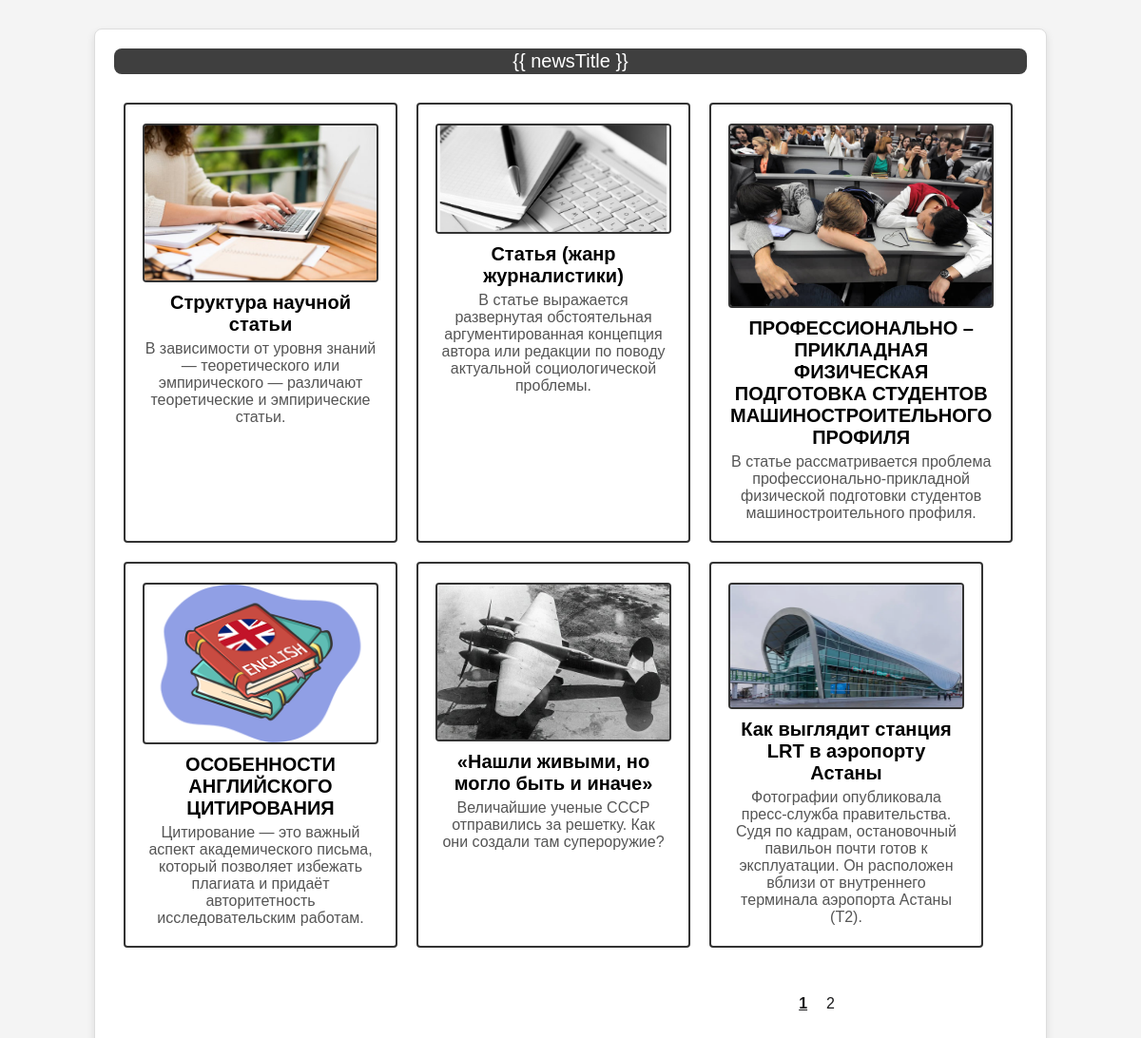
Screenshot of /public/main.php with the database file from the repository.
### tables this page shows
CREATE TABLE `newstb` (
  `id` int(11) NOT NULL AUTO_INCREMENT,
  `art_title` varchar(255) NOT NULL,
  `avtor` varchar(45) NOT NULL,
  `descr` varchar(255) NOT NULL,
  `article` longtext NOT NULL,
  `img` varchar(600) NOT NULL,
  `data` date DEFAULT NULL,
  `likes` int(11) DEFAULT 0,
  `views` int(11) DEFAULT 0,
  PRIMARY KEY (`id`)
);

### public/main.php (the view, shortened to what this page needs)
<!DOCTYPE html>
<html lang="en">
    <head>
        <link rel="stylesheet" type="text/css" href="../includes/css/main-style.css">
    </head>
    <body>
        <div class="center-container" id="app">
            <div class="newsTitle-text">
                <p>{{ newsTitle }}</p>
            </div>
            <div class="info-container">
                <?php
                    include '../config/db_config.php';
                    $articles_per_page = 6;
                    $current_page = isset($_GET['page']) ? (int) $_GET['page'] : 1;
                    $offset = ($current_page - 1) * $articles_per_page;
                    $total_sql = "SELECT COUNT(*) as total FROM newstb";
                    $total_result = $conn->query($total_sql);
                    $total_row = $total_result->fetch_assoc();
                    $total_articles = $total_row['total'];
                    $total_pages = ceil($total_articles / $articles_per_page);
                    $sql = "SELECT * FROM newstb ORDER BY id DESC LIMIT ?, ?";
                    $stmt = $conn->prepare($sql);
                    $stmt->bind_param("ii", $offset, $articles_per_page);
                    $stmt->execute();
                    $result = $stmt->get_result();
                    if ($result->num_rows > 0) {
                        while ($row = $result->fetch_assoc()) {
                            echo '<a href="news.php?id=' . $row['id'] . '" class="info-box ' . ($row['id'] % 3 == 0 ? 'right' : ($row['id'] % 3 == 1 ? 'left' : 'center')) . '">';
                            echo '    <div class="image-container">';
                            echo '        <img src="' . htmlspecialchars($row["img"]) . '" alt="Image ' . $row["id"] . '">';
                            echo '    </div>';
                            echo '    <div class="text-content">';
                            echo '        <div class="title">' . htmlspecialchars($row["art_title"]) . '</div>';
                            echo '        <div class="description">' . htmlspecialchars($row["descr"]) . '</div>';
                            echo '    </div>';
                            echo '</a>';
                        }
                    } else {
                        echo "0 results";
                    }
                ?>
            </div>
            <?php if ($total_pages > 1):  ?>
                <div class="pages-container">
                    <?php for ($i = 1; $i <= $total_pages; $i++): ?>
                    <a href="?page=<?php echo $i; ?>" <?php if ($i == $current_page)
                        echo 'class="active"'; ?>>
                        <?php echo $i; ?>
                    </a>
                    <?php endfor; ?>
                </div>
                <?php endif; ?>
        </div>
    </body>
</html>

### includes/css/main-style.css (style rules this page uses)
body { font-family: Arial, sans-serif; margin: 0; padding: 0; display: flex; flex-direction: column; align-items: center; min-height: 100vh; background-color: #f4f4f4; }
.center-container { width: 80%; max-width: 1200px; background-color: #fff; border: 1px solid #ddd; border-radius: 8px; padding: 20px; box-shadow: 0 4px 8px rgba(0, 0, 0, 0.1); margin: 30px auto; margin-bottom: 5px; }
.pages-container { display: flex; justify-content: flex-end; padding: 10px 0; margin: 20px auto; width: 80%; max-width: 1200px; margin-top: 5px; margin: 0px; }
.pages-container a { margin: 0px; text-decoration: none; color: #19191a; padding: 10px; }
.pages-container a.active { font-weight: bold; text-decoration: underline; }
.newsTitle-text { text-align: center; margin-bottom: 20px; padding: 2px; background-color: #3f3f3f; color: #fff; border-radius: 8px; }
.newsTitle-text p { font-size: 20px; margin: 0; }
.info-container { display: flex; flex-wrap: wrap; justify-content: flex-start; margin: 20px 0; }
.info-box { flex: 0 0 30%; margin: 10px; padding: 20px; background-color: #eaeaea; border-radius: 4px; border: 2px solid #333; display: flex; flex-direction: column; align-items: center; text-align: center; }
a { text-decoration: none; color: inherit; }
.image-container { width: 100%; margin-bottom: 10px; display: flex; justify-content: center; align-items: center; }
.image-container img { max-width: 100%; height: auto; border: 2px solid #333; border-radius: 4px; }
.text-content { display: flex; flex-direction: column; align-items: center; text-align: center; }
.title { font-size: 20px; font-weight: bold; margin-bottom: 5px; }
.description { font-size: 16px; color: #555; }
.info-box.left { background-color: #fff; }
.info-box.center { background-color: #fff; }
.info-box.right { background-color: #fff; }
.info-box { box-sizing: border-box; }
.info-box.left, .info-box.center, .info-box.right { background-color: #fff; }

### rows the page displays
newstb: img (picture), art_title "Структура научной статьи", descr "В зависимости от уровня знаний — теоретического или эмпириче­ского — различают теоретические и эмпирические статьи."
newstb: img (picture), art_title "Статья (жанр журналистики)", descr "В статье выражается развернутая обстоятельная аргументированная концепция автора или редакции по поводу актуальной социологической проблемы."
newstb: img (picture), art_title "ПРОФЕССИОНАЛЬНО – ПРИКЛАДНАЯ ФИЗИЧЕСКАЯ ПОДГОТОВКА СТУДЕНТОВ МАШИНОСТРОИТЕЛЬНОГО ПРОФИЛЯ", descr "В статье рассматривается проблема профессионально-прикладной физической подготовки студентов машиностроительного профиля."
newstb: img (picture), art_title "ОСОБЕННОСТИ АНГЛИЙСКОГО ЦИТИРОВАНИЯ", descr "Цитирование — это важный аспект академического письма, который позволяет избежать плагиата и придаёт авторитетность исследовательским работам."
newstb: img (picture), art_title "«Нашли живыми, но могло быть и иначе»", descr "Величайшие ученые СССР отправились за решетку. Как они создали там супероружие?"
newstb: img (picture), art_title "Как выглядит станция LRT в аэропорту Астаны", descr "Фотографии опубликовала пресс-служба правительства. Судя по кадрам, остановочный павильон почти готов к эксплуатации. Он расположен вблизи от внутреннего терминала аэропорта Астаны (Т2)."
